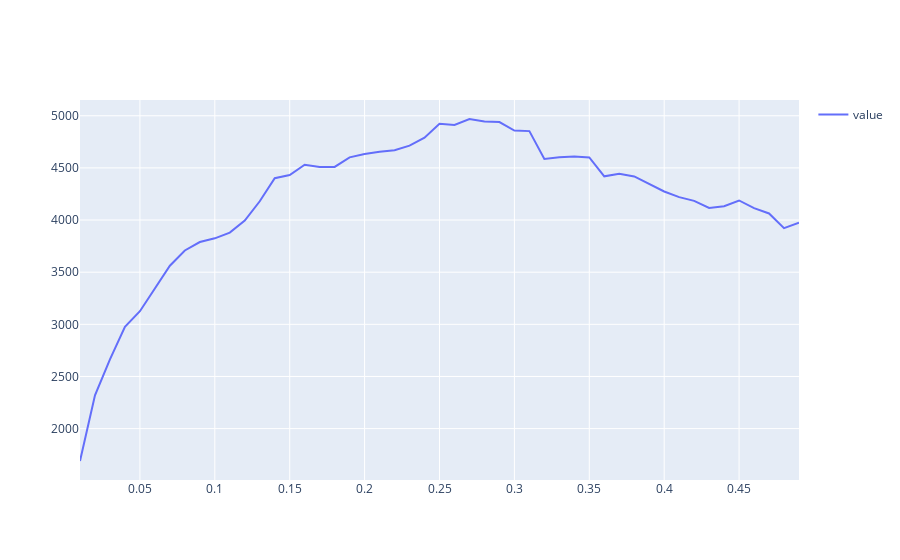
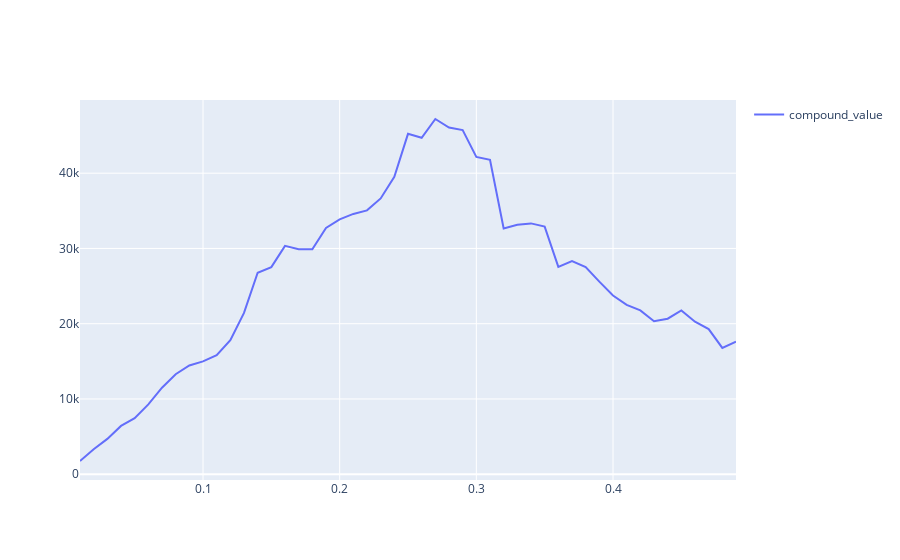

Notebook code cell kept with these figures, in order:
### Code cell
value_list = []
compound_value_list = []
range_list = [x/100 for x in range(1, 50)]
for pct in range_list:
    df_rel_delta = df[['open', 'Ratio_EMA_12_21']].copy()
    df_rel_delta['Signal_Ratio_EMA_12_21'] = np.where((df_rel_delta['Ratio_EMA_12_21'] < pct) & (df_rel_delta['Ratio_EMA_12_21'].shift(1) > pct), -1,
                                            np.where((df_rel_delta['Ratio_EMA_12_21'] > -pct) & (df_rel_delta['Ratio_EMA_12_21'].shift(1) < -pct), 1, 0))
    df_rel_delta.drop(columns='Ratio_EMA_12_21', inplace=True)
    _, trades_next_rel_delta, _, _ = get_trades(df_rel_delta, 'Signal_Ratio_EMA_12_21', freq)

    value, df_pnl = pnl(trades_next_rel_delta, verbose=False)
    value_list.append(value)

    compound_value, df_compound_pnl, df_compound_return = pnl_compund(trades_next_rel_delta, verbose=False)
    compound_value_list.append(compound_value)

df_roi = pd.DataFrame({'pct': range_list, 'value': value_list})
df_roi.set_index('pct', inplace=True)
plot_df(df_roi)
# plot_df(df_pnl)

df_compound_roi = pd.DataFrame({'pct': range_list, 'compound_value': compound_value_list})
df_compound_roi.set_index('pct', inplace=True)
plot_df(df_compound_roi)
# plot_df(df_compound_pnl)
# plot_df(df_compound_return*100)

### Figure 1 — Plotly figure (JSON) as saved in the notebook; plotly's stock layout.template omitted (floating-point values rounded to 4 significant figures)
{"data": [{"mode": "lines", "name": "value", "type": "scatter", "x": [0.01, 0.02, 0.03, 0.04, 0.05, 0.06, 0.07, 0.08, 0.09, 0.1, 0.11, 0.12, 0.13, 0.14, 0.15, 0.16, 0.17, 0.18, 0.19, 0.2, 0.21, 0.22, 0.23, 0.24, 0.25, 0.26, 0.27, 0.28, 0.29, 0.3, 0.31, 0.32, 0.33, 0.34, 0.35, 0.36, 0.37, 0.38, 0.39, 0.4, 0.41, 0.42, 0.43, 0.44, 0.45, 0.46, 0.47, 0.48, 0.49], "y": [1690.0, 2319.0, 2663.0, 2976.0, 3126.0, 3349.0, 3562.0, 3708.0, 3789.0, 3825.0, 3880.0, 3995.0, 4180.0, 4402.0, 4431.0, 4530.0, 4510.0, 4509.0, 4601.0, 4633.0, 4655.0, 4668.0, 4713.0, 4790.0, 4923.0, 4912.0, 4969.0, 4944.0, 4939.0, 4858.0, 4853.0, 4586.0, 4602.0, 4610.0, 4600.0, 4419.0, 4444.0, 4418, 4344.0, 4274.0, 4220.0, 4184.0, 4115.0, 4133.0, 4188.0, 4115.0, 4063.0, 3922.0, 3975.0]}], "layout": {"showlegend": true}}

### Figure 2 — Plotly figure (JSON) as saved in the notebook; plotly's stock layout.template omitted (floating-point values rounded to 4 significant figures)
{"data": [{"mode": "lines", "name": "compound_value", "type": "scatter", "x": [0.01, 0.02, 0.03, 0.04, 0.05, 0.06, 0.07, 0.08, 0.09, 0.1, 0.11, 0.12, 0.13, 0.14, 0.15, 0.16, 0.17, 0.18, 0.19, 0.2, 0.21, 0.22, 0.23, 0.24, 0.25, 0.26, 0.27, 0.28, 0.29, 0.3, 0.31, 0.32, 0.33, 0.34, 0.35, 0.36, 0.37, 0.38, 0.39, 0.4, 0.41, 0.42, 0.43, 0.44, 0.45, 0.46, 0.47, 0.48, 0.49], "y": [1753.0, 3312.0, 4691.0, 6415.0, 7441.0, 9282.0, 11490.0, 13280.0, 14440.0, 14990.0, 15820.0, 17820.0, 21430.0, 26760.0, 27510.0, 30340.0, 29900.0, 29890.0, 32720.0, 33860.0, 34590.0, 35060.0, 36650.0, 39520.0, 45230.0, 44710.0, 47200.0, 46070.0, 45730.0, 42160.0, 41770.0, 32660.0, 33150.0, 33330.0, 32910.0, 27550.0, 28320.0, 27530.0, 25600.0, 23750.0, 22510.0, 21770.0, 20320.0, 20660.0, 21760.0, 20260.0, 19280.0, 16780.0, 17600.0]}], "layout": {"showlegend": true}}
